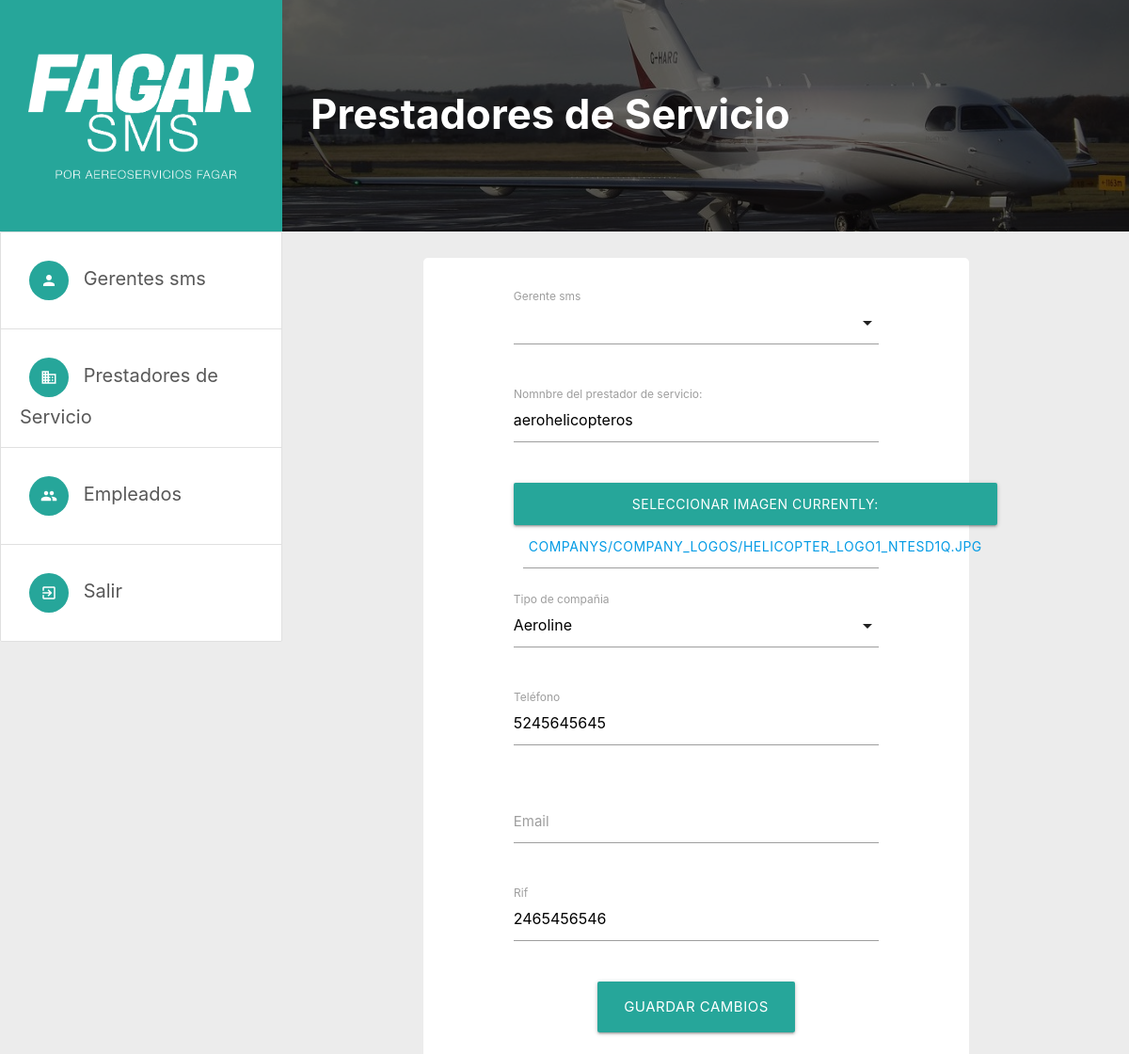
/dashboard/company-update/1/, run on the app's committed database.
### users/models.py (models this page shows)
class Company(models.Model):
    company_sms_manager = models.ForeignKey(SmsManager, on_delete=models.CASCADE, related_name='managed_by')
    name                = models.CharField(max_length=100)
    type_of_company     = models.CharField(max_length=1, choices=TYPE_OF_COMPANY, blank=True)
    phone               = models.PositiveBigIntegerField(null=False, default=0)
    company_logo        = models.ImageField(upload_to='companys/company_logos/', default='companys/company_logos/default_company_logo.png')
    rif                 = models.PositiveBigIntegerField(null=False, default=0)
    company_mail        = models.EmailField(blank=False, default='mail@mail.com')

### superuser/views.py (the view, shortened to what this page needs)
# urls.py: path('dashboard/company-update/<int:id>/', AdminUpdateCompanyView.as_view(), name='company-update'),
class AdminUpdateCompanyView(UpdateView):
    model = Company
    form_class= CreateCompanyForm
    template_name = "superuser/organization/organizationCreate.html"
    def get_object(self):
        id_ = self.kwargs.get("id")
        return get_object_or_404(Company, id=id_)
    def get_context_data(self, **kwargs):
        managers = SmsManager.objects.annotate(Count('managed_by')).filter(managed_by__count__lt=1)
        kwargs['sms_managers'] = managers
        return super().get_context_data(**kwargs)

### superuser/forms.py
class CreateCompanyForm(ModelForm):
	class Meta:
		model 	= Company
		fields 	= ('company_sms_manager','name', 'company_logo', 'type_of_company', 'phone', 'company_mail', 'rif')

### superuser/templates/superuser/organization/organizationCreate.html (shortened to what this page needs)
{% extends '../AdminDashboard.html' %}
{% load static %}
{% block dashboard %}
{% include './organizationHeader.html' %}
<div class="col m2 hide-on-med-and-down">
</div>
<div class="ml-1 mr-1">
<div class="col s12 m8 center-by-margin card horizontal">
    <form method="post" enctype="multipart/form-data" class="col s12 m9 center-by-margin mt-1">
        <div class="row">
            <div class="input-field col s12">
                <label>Gerente sms</label>
            </div>
        </div>
        <div class="row">
            <div class="input-field col s12">
                {{ form.name }}
                <label for="id_name">Nomnbre del prestador de servicio:</label>
            </div>
        </div>
        <div class="file-field input-field">
            <div class="btn">
                <span>Seleccionar Imagen</span>
                {{ form.company_logo }}
            </div>
            <div class="file-path-wrapper">
                <input class="file-path validate" type="text">
            </div>
        </div>
        <div class="row">
            <div class="input-field col s12">
                <label>Tipo de compañia</label>
            </div>
        </div>
        <div class="row">
            <div class="input-field col s12">
                {{ form.phone }}
                <label for="id_phone">Teléfono</label>
            </div>
        </div>
        <div class="row">
            <div class="input-field col s12">
                {{ form.company_mail }}
                <label for="id_company_mail">Email</label>
            </div>
        </div>
        <div class="row">
            <div class="input-field col s12">
                {{ form.rif }}
                <label for="id_rif">Rif</label>
            </div>
        </div>
        <div class="row center">
            {% if 'company-update' in request.build_absolute_uri %}
            <button type='submit' class="waves-effect waves-light btn-large white-text">
                Guardar Cambios
            </button>
            {% else %}
            <button type='submit' class="waves-effect waves-light btn-large white-text">
                Crear Prestador de Servicios
            </button>
            {% endif %}
        </div>
        </div>
        </div>
</div>
</div>
{% endblock %}

### static/css/margins.css (style rules this page uses)
.mt-1 { margin-top: 1rem !important; }
.ml-1 { margin-left: 1rem !important; }
.mr-1 { margin-right: 1rem !important; }

### static/css/util.css (style rules this page uses)
.center-by-margin { margin-left: auto !important; margin-right: auto !important; }

### static/css/newstyles.css (style rules this page uses)
html { background-color: #ececec; }
.main-content .main-content-center > .row, .card.horizontal, .collection-header { padding: 16px !important; background-color: #fff !important; border-radius: 5px !important; }
.main-content .main-content-center > .row *, .card.horizontal, .collection-header { box-shadow: none !important; }

### data on the page
Company: name "aerohelicopteros", company_logo "CURRENTLY: COMPANYS/COMPANY_LOGOS/HELICOPTER_LOGO1_NTESD1Q.JPG", phone "5245645645", rif "2465456546"
